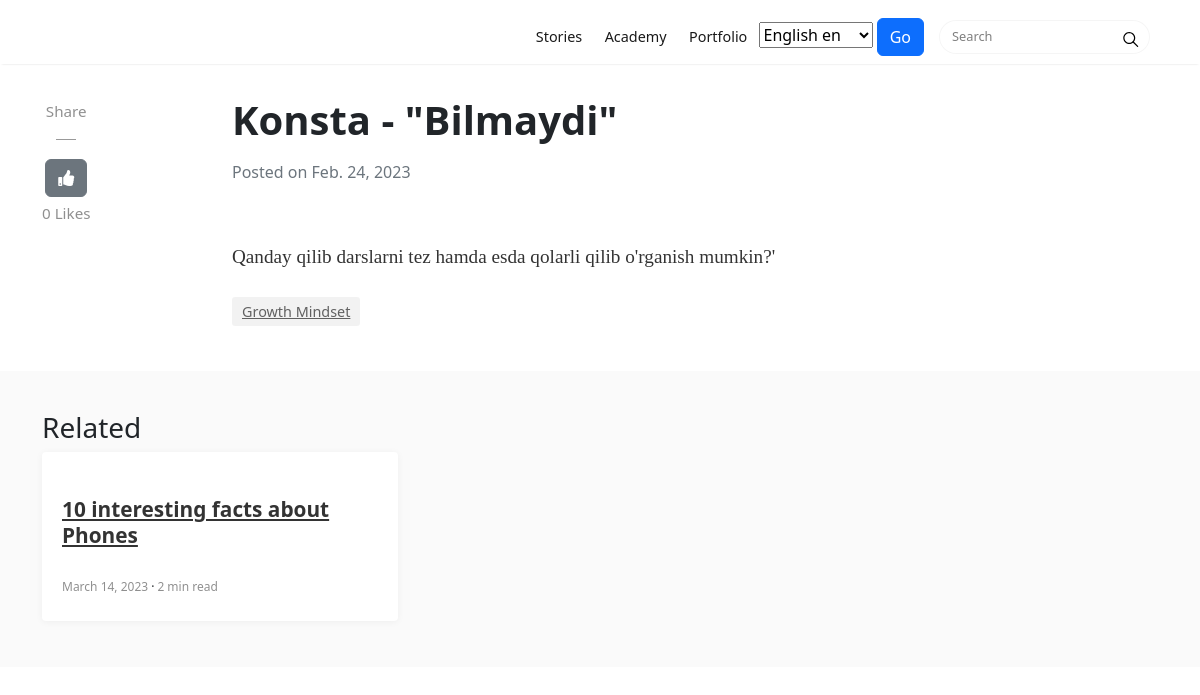
Page /en/story/konsta-bilmaydi/ (signed in) on the earlier database version.
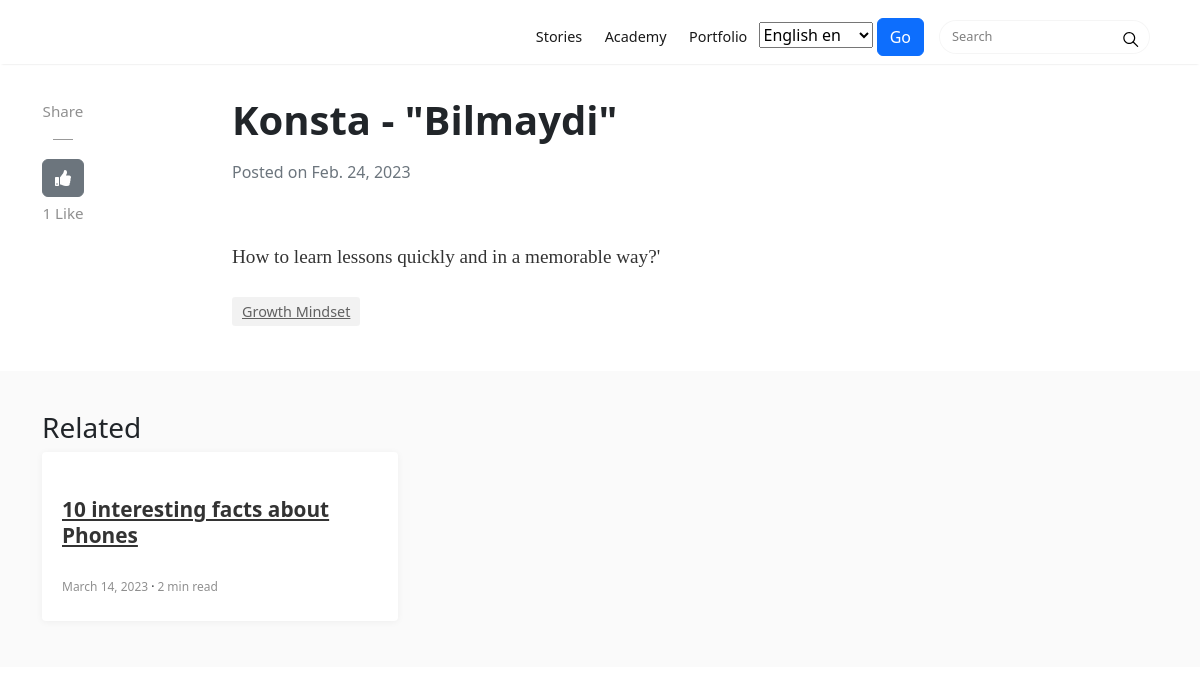
Same page on the later database version.
### blog/models.py (models this page shows, shortened)
class Blog(models.Model):
    title = models.CharField(max_length=200)
    subtitle = models.CharField(max_length=100)
    slug = models.SlugField(blank=True, null=True, max_length=200)
    body = RichTextField(blank=True)
    preview_image = CloudinaryField()
    category = models.ManyToManyField(Category, related_name='blogs')
    meta_description = models.CharField(max_length=160)
    meta_keyword = models.TextField()
    views = models.IntegerField(default=0)
    likes = models.ManyToManyField(User, related_name='post_likes')
    added_date = models.DateField(auto_now_add=True)
    estimated_read_time = models.IntegerField(default=2)
    class Meta:
        verbose_name_plural = "Blog"

### blog/views.py (the view, shortened to what this page needs)
# urls.py: path('story/<slug:slug>/',BlogDetailView.as_view(), name='blog-detail'),
class BlogDetailView(View):
    def get(self, request, slug):
        if request.session.get('user'):
            blog = Blog.objects.get(slug=slug)
            if request.user.is_authenticated==False:
                blog.views += 1
                blog.save()
            else:
                pass
            blogs = Blog.objects.filter(category__name=blog.category.first()).exclude(slug=blog.slug)[:3]
            context = {
                'blog':blog,
                'number_of_likes':blog.number_of_likes,
                'blogs':blogs,
                'likes_number':blog.likes.count(),
                'likes':blog.likes
            }
            if request.session.test_cookie_worked():
                print("Test cookie also worked")
                request.session.delete_test_cookie()
        else:
            return redirect('signin')
        return render(request, 'blog/post.html', context)

### blog/models.py (called while the page is built)
    def __str__(self):
        return self.name

### blog/templates/blog/post.html (shortened to what this page needs)
{% extends 'base.html' %}
{% load i18n %}
{% load social_share %}
{% block content %}
{% include 'navbar.html' %}
<div class="container">
	<div class="row">
		<div class="col-md-2 col-xs-12">
			<div class="share">
				<p>
					Share
				</p>
				<div class="sep">
				</div>
				<ul>
					{% if user.is_authenticated %}
						<li>
							<form action="{% url 'blog:blog-detail' blog.slug %}" method="POST">{% csrf_token %}
								{% if likes %}
									<button type="submit" name="blogpost_id" value="{{ blog.id }}" class="btn btn-secondary">
										<i class="fas fa-thumbs-up"></i>
									</button>
								{% else %}
									<button type="submit" name="blogpost_id" value="{{ blog.id }}" class="btn btn-secondary">
										<i class="fas fa-thumbs-up"></i>
									</button>
								{% endif %}
							</form>
						</li>
					{% else  %}
						<button type="submit" name="blogpost_id" value="{{ blog.id }}" class="btn btn-secondary disabled">
							<i class="fas fa-thumbs-up"></i>
						</button>
					{% endif %}
					<p>{{ likes_number }} Like{{ likes_number|pluralize }}</p>
				</ul>
			</div>
		</div>
		<div class="col-md-8 col-md-offset-2 col-xs-12">
			<div class="mainheading">
				<h1 class="posttitle">{{ blog.title }}</h1>
				<p class="text-secondary">{% blocktrans %}Posted on {% endblocktrans %} {{ blog.added_date }}</p>
			</div>
			<div class="article-post">
				{{ blog.body|safe|linebreaks }}
			</div>
			<div class="after-post-tags">
				<ul class="tags">
					{% for category in blog.category.all %}
						<li><a href="#">{{ category.name }}</a></li>
					{% endfor %}
				</ul>
			</div>
		</div>
	</div>
</div>
<div class="graybg">
	<div class="container">
		<h3>{% blocktrans %}Related{% endblocktrans %}</h3>
		<div class="row listrecent listrelated">
            {% for blog in blogs %}
                <div class="col-md-4">
                    <div class="card">
                        <a href="{% url 'blog:blog-detail' blog.slug %}">
                        </a>
                        <div class="card-block">
                            <h2 class="card-title"><a href="{% url 'blog:blog-detail' blog.slug %}">{{ blog.title }}</a></h2>
                            <div class="metafooter">
                                <div class="wrapfooter">
                                    <span class="author-meta">
                                    <span class="post-date">{{ blog.added_date }}</span><span class="dot"></span><span class="post-read">{{ blog.estimated_read_time }} min read</span>
                                    </span>
                                </div>
                            </div>
                        </div>
                    </div>
                </div>
            {% endfor %}
		</div>
	</div>
</div>
{% endblock content %}

Differences in the rows shown:
changed Blog "Konsta - \"Bilmaydi\"": body "Qanday qilib darslarni tez hamda esda qolarli qilib o'rganish mumkin?'" → "How to learn lessons quickly and in a memorable way?'"
Other differences:
{{ likes_number }}: "0" → "1"
